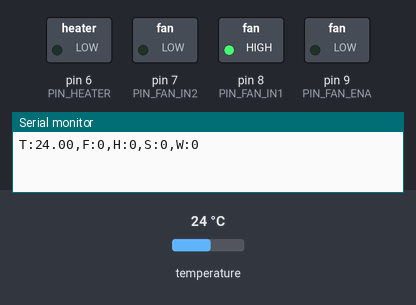
This sketch was run on a simulated Arduino Uno, built with avr-gcc and run on an emulated ATmega328P. Parts: switched loads named in the sketch (green lamp = pin HIGH), the last lines printed to the serial monitor. Inputs (shaded band) come from the test bench; at power-on: temperature 24 °C.

Above: at 1.2 s.
1.3 s: temperature set to 31.4 °C
2.8 s: temperature set to 32.4 °C
At 4.2 s:
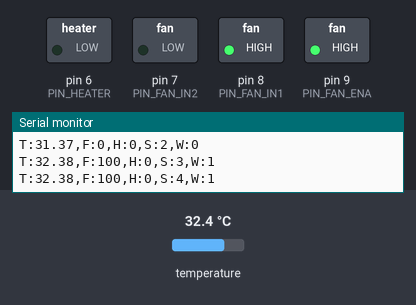
4.5 s: temperature set to 12 °C
At 5.2 s:
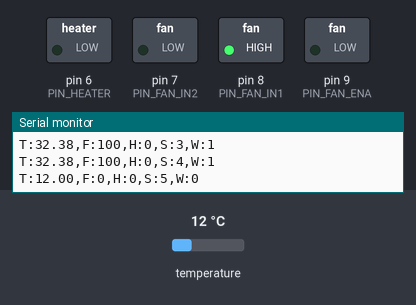
6.1 s: temperature set to 33 °C
At 7.5 s:
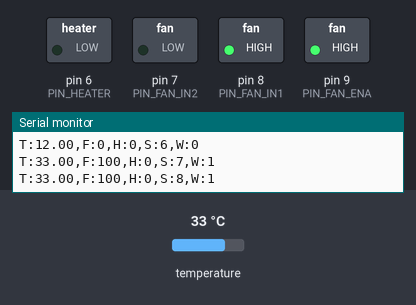
Timing chart, 0 to 8.6 s (numbered marks = the images above; inputs shaded):
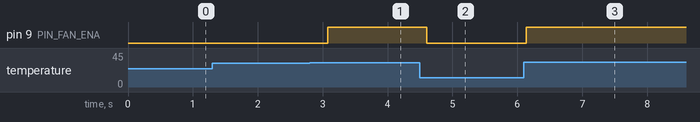

The sketch:

agritwin_hardware.ino
```cpp
/*
 * AgriTwin firmware -- HARDWARE build.
 * Real Arduino Uno R3 + DS18B20 + L298N motor driver (fan) + relay/MOSFET (PTC heater).
 * Owner: Muhammad Irfan -- see docs/team-briefs/IRFAN.md for the full spec.
 *
 * All safety logic and the serial protocol live in ../common/AgriTwinCore.*, shared
 * with the sim build so the two can never drift apart. This file only wires up the
 * real actuators via HardwareActuators.cpp -- see that file for pin assignments.
 */

#include "AgriTwinCore.h"

void setup() {
  coreSetup();
}

void loop() {
  coreLoop();
}
```

HardwareActuators.cpp
```cpp
/*
 * Real actuator outputs -- L298N motor driver (fan) + relay/MOSFET (PTC heater).
 *
 * Wiring assumed below (placeholders -- confirm and adjust against the actual rig):
 *   L298N ENA (fan PWM) -> D9
 *   L298N IN1            -> D8  (fixed HIGH -- direction doesn't matter for a fan)
 *   L298N IN2            -> D7  (fixed LOW)
 *   Heater relay/MOSFET  -> D6  (HIGH = heater on) -- confirm this matches your actual driver
 */

#include "Actuators.h"

const uint8_t PIN_FAN_ENA = 9;
const uint8_t PIN_FAN_IN1 = 8;
const uint8_t PIN_FAN_IN2 = 7;
const uint8_t PIN_HEATER = 6;

void actuatorsInit() {
  pinMode(PIN_FAN_ENA, OUTPUT);
  pinMode(PIN_FAN_IN1, OUTPUT);
  pinMode(PIN_FAN_IN2, OUTPUT);
  pinMode(PIN_HEATER, OUTPUT);

  digitalWrite(PIN_FAN_IN1, HIGH);
  digitalWrite(PIN_FAN_IN2, LOW);
  digitalWrite(PIN_HEATER, LOW);
}

void actuatorsSetFan(int pct) {
  pct = constrain(pct, 0, 100);
  analogWrite(PIN_FAN_ENA, map(pct, 0, 100, 0, 255));
}

void actuatorsSetHeater(bool on) {
  digitalWrite(PIN_HEATER, on ? HIGH : LOW);
}
```

Measured:
- the behaviour switches between 31.9 and 32 °C on temperature (found by bisection; images 0 and 1)
- after the input at 2.8 s, pin 9 (PIN_FAN_ENA): LOW → HIGH after 0.27 s
- after the input at 4.5 s, pin 9 (PIN_FAN_ENA): HIGH → LOW after 0.11 s
- after the input at 6.1 s, pin 9 (PIN_FAN_ENA): LOW → HIGH at once
